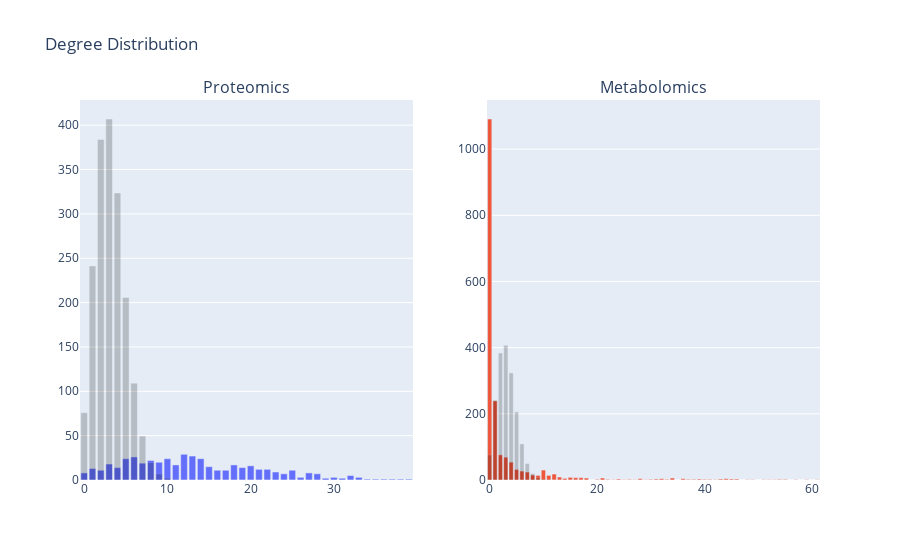

The notebook cell this image was saved under:
### Code cell
#
# Basic graph characteristics
#

G = qqg
GA = qqA

for G, GA, name in [(qqg, qqA, 'Proteomics'), (mmg, mmA, 'Metabolomics')]:

    print()
    print(name)
    print()

    print(f'Order: {G.order()}')
    print(f'Size: {G.size()}')
    print(f'Density: {round(nx.density(G), 5)}')

    i = [nx.average_clustering(i) for i in GA]
    print(f'Average clustering: {round(nx.average_clustering(G), 5)} (random graph: mean = {round(np.mean(i),5)}, std = {round(np.std(i),5)})')
    print(f'Average degree: {round(np.mean(list(dict(G.degree).values())),5)}')

    i = [len(list(nx.connected_components(i))) for i in GA]
    print(f'Number of connected components: {round(len(list(nx.connected_components(G))), 5)} (random graph: mean = {round(np.mean(i), 5)}, std = {round(np.std(i), 5)})')

    i = [len([i for i in nx.connected_components(g) if len(i)>1]) for g in GA]
    print(f'Number of connected components (order g.t. 1): {round(len([i for i in nx.connected_components(G) if len(i)>1]), 5)} (random graph: mean = {round(np.mean(i),5)}, std = {round(np.std(i),5)})')

fig = make_subplots(rows=1, cols=2, subplot_titles=['Proteomics', 'Metabolomics'])

plot = nx.degree_histogram(qqg)
fig.add_trace(go.Bar(
    x=np.arange(0,len(plot)),
    y=plot,
    offsetgroup=1, marker_color=palette[0]
), row=1,col=1)
fig.add_trace(go.Bar(
    x=np.arange(0,len(plot)),
    y=G.order()*poisson.pmf(np.arange(0, len(plot)),2*G.size()/G.order()),
    offsetgroup=1, marker_color='black', opacity=0.2
), row=1,col=1)


plot = nx.degree_histogram(mmg)
fig.add_trace(go.Bar(
    x=np.arange(0,len(plot)),
    y=plot, 
    offsetgroup=1, marker_color=palette[1]
), row=1,col=2)
fig.add_trace(go.Bar(
    x=np.arange(0,len(plot)),
    y=G.order()*poisson.pmf(np.arange(0, len(plot)),2*G.size()/G.order()),
    offsetgroup=1, marker_color='black', opacity=0.2
), row=1,col=2)

fig.update_layout(bargap=0.2, title='Degree Distribution', showlegend=False)

### Figure 1 — Plotly figure (JSON) as saved in the notebook; plotly's stock layout.template omitted (floating-point values rounded to 4 significant figures)
{"data": [{"marker": {"color": "#636EFA"}, "offsetgroup": "1", "type": "bar", "x": [0, 1, 2, 3, 4, 5, 6, 7, 8, 9, 10, 11, 12, 13, 14, 15, 16, 17, 18, 19, 20, 21, 22, 23, 24, 25, 26, 27, 28, 29, 30, 31, 32, 33, 34, 35, 36, 37, 38, 39], "xaxis": "x", "y": [8, 13, 11, 18, 14, 24, 26, 19, 22, 20, 24, 17, 29, 27, 24, 15, 11, 11, 17, 14, 16, 12, 12, 9, 7, 11, 3, 8, 7, 2, 3, 2, 5, 3, 1, 1, 1, 1, 1, 1], "yaxis": "y"}, {"marker": {"color": "black"}, "offsetgroup": "1", "opacity": 0.2, "type": "bar", "x": [0, 1, 2, 3, 4, 5, 6, 7, 8, 9, 10, 11, 12, 13, 14, 15, 16, 17, 18, 19, 20, 21, 22, 23, 24, 25, 26, 27, 28, 29, 30, 31, 32, 33, 34, 35, 36, 37, 38, 39], "xaxis": "x", "y": [75.88, 241.4, 383.8, 407.0, 323.6, 205.9, 109.1, 49.59, 19.72, 6.968, 2.216, 0.6409, 0.1699, 0.04156, 0.009442, 0.002002, 0.000398, 7.447e-05, 1.316e-05, 2.203e-06, 3.504e-07, 5.307e-08, 7.672e-09, 1.061e-09, 1.406e-10, 1.789e-11, 2.189e-12, 2.578e-13, 2.929e-14, 3.212e-15, 3.406e-16, 3.495e-17, 3.474e-18, 3.348e-19, 3.132e-20, 2.846e-21, 2.515e-22, 2.162e-23, 1.81e-24, 1.476e-25], "yaxis": "y"}, {"marker": {"color": "#EF553B"}, "offsetgroup": "1", "type": "bar", "x": [0, 1, 2, 3, 4, 5, 6, 7, 8, 9, 10, 11, 12, 13, 14, 15, 16, 17, 18, 19, 20, 21, 22, 23, 24, 25, 26, 27, 28, 29, 30, 31, 32, 33, 34, 35, 36, 37, 38, 39, 40, 41, 42, 43, 44, 45, 46, 47, 48, 49, 50, 51, 52, 53, 54, 55, 56, 57, 58, 59, 60, 61], "xaxis": "x2", "y": [1091, 239, 76, 69, 54, 32, 27, 24, 15, 14, 30, 14, 18, 9, 5, 8, 7, 7, 6, 0, 2, 6, 2, 1, 3, 1, 2, 1, 4, 1, 2, 3, 4, 2, 6, 0, 4, 2, 2, 3, 2, 2, 1, 3, 4, 3, 3, 0, 1, 1, 0, 1, 1, 1, 2, 2, 0, 1, 0, 1, 0, 1], "yaxis": "y2"}, {"marker": {"color": "black"}, "offsetgroup": "1", "opacity": 0.2, "type": "bar", "x": [0, 1, 2, 3, 4, 5, 6, 7, 8, 9, 10, 11, 12, 13, 14, 15, 16, 17, 18, 19, 20, 21, 22, 23, 24, 25, 26, 27, 28, 29, 30, 31, 32, 33, 34, 35, 36, 37, 38, 39, 40, 41, 42, 43, 44, 45, 46, 47, 48, 49, 50, 51, 52, 53, 54, 55, 56, 57, 58, 59, 60, 61], "xaxis": "x2", "y": [75.88, 241.4, 383.8, 407.0, 323.6, 205.9, 109.1, 49.59, 19.72, 6.968, 2.216, 0.6409, 0.1699, 0.04156, 0.009442, 0.002002, 0.000398, 7.447e-05, 1.316e-05, 2.203e-06, 3.504e-07, 5.307e-08, 7.672e-09, 1.061e-09, 1.406e-10, 1.789e-11, 2.189e-12, 2.578e-13, 2.929e-14, 3.212e-15, 3.406e-16, 3.495e-17, 3.474e-18, 3.348e-19, 3.132e-20, 2.846e-21, 2.515e-22, 2.162e-23, 1.81e-24, 1.476e-25, 1.174e-26, 9.105e-28, 6.895e-29, 5.1e-30, 3.687e-31, 2.606e-32, 1.802e-33, 1.219e-34, 8.081e-36, 5.246e-37, 3.337e-38, 2.081e-39, 1.273e-40, 7.64e-42, 4.5e-43, 2.602e-44, 1.478e-45, 8.248e-47, 4.523e-48, 2.439e-49, 1.293e-50, 6.741e-52], "yaxis": "y2"}], "layout": {"annotations": [{"font": {"size": 16}, "showarrow": false, "text": "Proteomics", "x": 0.225, "xanchor": "center", "xref": "paper", "y": 1, "yanchor": "bottom", "yref": "paper"}, {"font": {"size": 16}, "showarrow": false, "text": "Metabolomics", "x": 0.775, "xanchor": "center", "xref": "paper", "y": 1, "yanchor": "bottom", "yref": "paper"}], "bargap": 0.2, "showlegend": false, "title": {"text": "Degree Distribution"}, "xaxis": {"anchor": "y", "domain": [0, 0.45]}, "xaxis2": {"anchor": "y2", "domain": [0.55, 1]}, "yaxis": {"anchor": "x", "domain": [0, 1]}, "yaxis2": {"anchor": "x2", "domain": [0, 1]}}}
